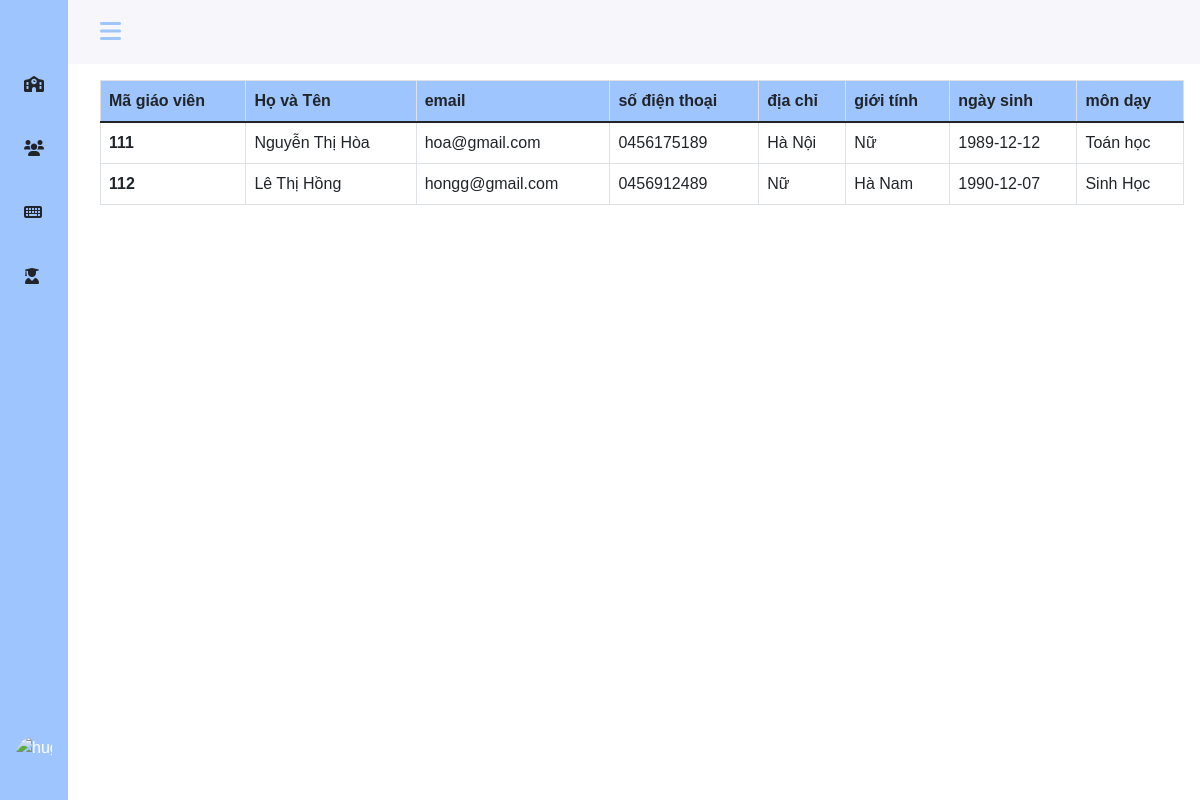
/teacher/list-teacher.php (signed in), run on an earlier commit of the app's database.
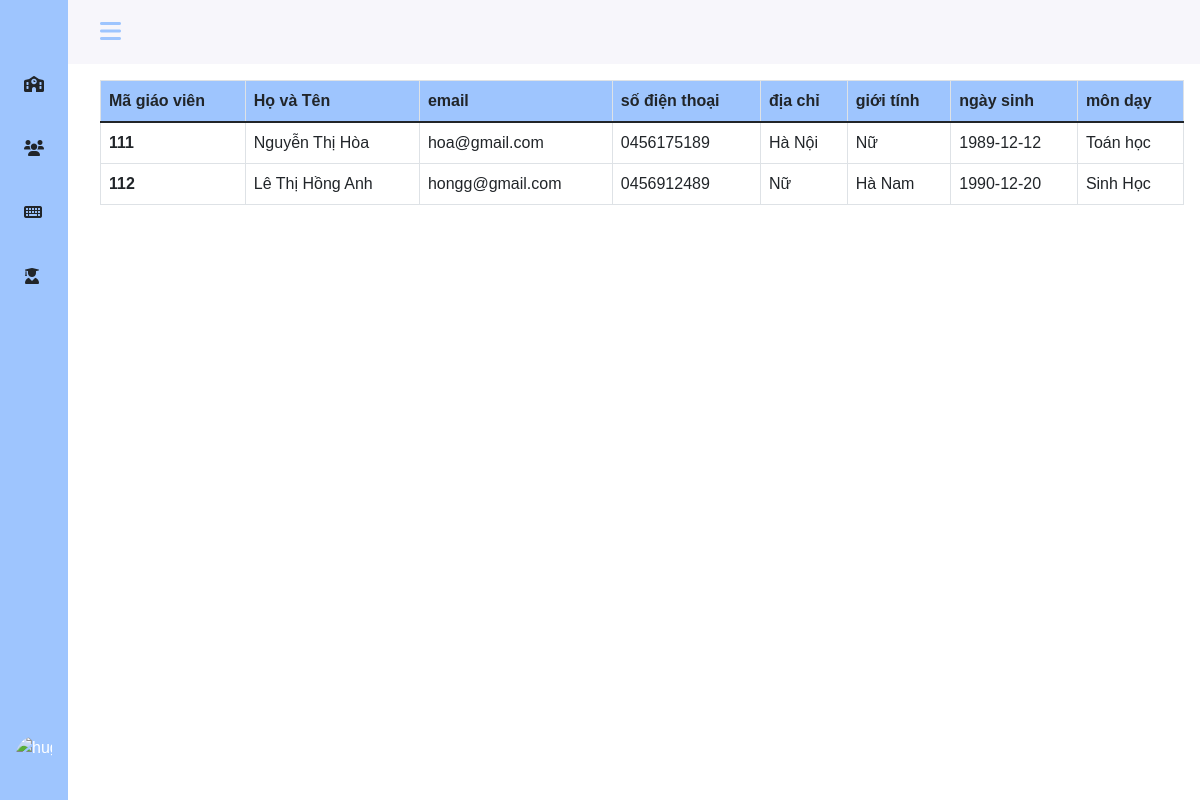
And on a later commit of the database.
### tables this page shows
CREATE TABLE `teachers` (
  `teach_id` int(10) NOT NULL,
  `teach_name` varchar(30) NOT NULL,
  `teach_email` varchar(100) DEFAULT NULL,
  `teach_phone` tinytext NOT NULL,
  `teach_address` varchar(20) NOT NULL,
  `teach_gender` varchar(10) DEFAULT NULL,
  `teach_birth` date DEFAULT NULL,
  `sb_id` int(11) NOT NULL
);

CREATE TABLE `subjects` (
  `sb_id` int(10) NOT NULL,
  `sb_name` varchar(30) NOT NULL
);

### teacher/list-teacher.php (the view, shortened to what this page needs)
<?php
include './sidebar.php';
?>
<div class="col py-3">
    <div class="col-md-12" style="width:100% ; overflow: auto; height: auto">
        <table class="table table-bordered">
            <thead>
                <tr style="background-color: #9ec5fe;">
                    <th scope="col">Mã giáo viên</th>
                    <th scope="col">Họ và Tên</th>
                    <th scope="col">email</th>
                    <th scope="col">số điện thoại</th>
                    <th scope="col">địa chỉ</th>
                    <th scope="col">giới tính</th>
                    <th scope="col">ngày sinh</th>
                    <th scope="col">môn dạy</th>
                </tr>
            </thead>
            <tbody>
                <?php
                include "../config.php";
                $sql = "SELECT * FROM teachers t, subjects sb
                        WHERE t.sb_id = sb.sb_id";
                $result = mysqli_query($conn, $sql);
                if (mysqli_num_rows($result) > 0) {
                    while ($row = mysqli_fetch_assoc($result)) {
                ?>
                        <tr>
                            <th scope="row"><?php echo $row['teach_id']; ?> </th>
                            <td><?php echo $row['teach_name']; ?></td>
                            <td><?php echo $row['teach_email']; ?></td>
                            <td><?php echo $row['teach_phone']; ?></td>
                            <td><?php echo $row['teach_address']; ?></td>
                            <td><?php echo $row['teach_gender']; ?></td>
                            <td><?php echo $row['teach_birth']; ?></td>
                            <td><?php echo $row['sb_name']; ?></td>
                        </tr>
                <?php
                    }
                }
                ?>
            </tbody>
        </table>
    </div>
</div>
<?php
include './footer.php';
?>

What changed in the data, as far as the page shows it:
changed teachers "hongg@gmail.com": teach_name "Lê Thị Hồng" → "Lê Thị Hồng Anh"; teach_birth "1990-12-07" → "1990-12-20"
